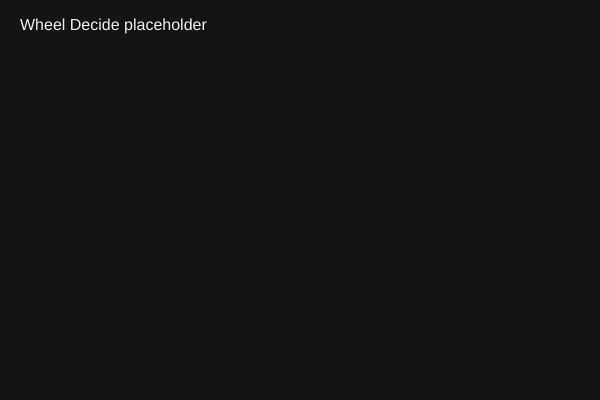
Frame 1 (no input)
Frame 60 (no input): identical to frame 1, image omitted
Frame 120 (the mouse pressed at the canvas centre since frame 60): identical to frame 1, image omitted

The p5.js sketch that drew this single still picture (run headless with seeded random() and noise() and a simulated clock; from frame 60 on, the mouse is pressed at the canvas centre):

// p5.js sketch
// ── sketch.js
function setup(){ createCanvas(600, 400); textSize(16); }
function draw(){ background(20); fill(240); text('Wheel Decide placeholder', 20, 30); }
